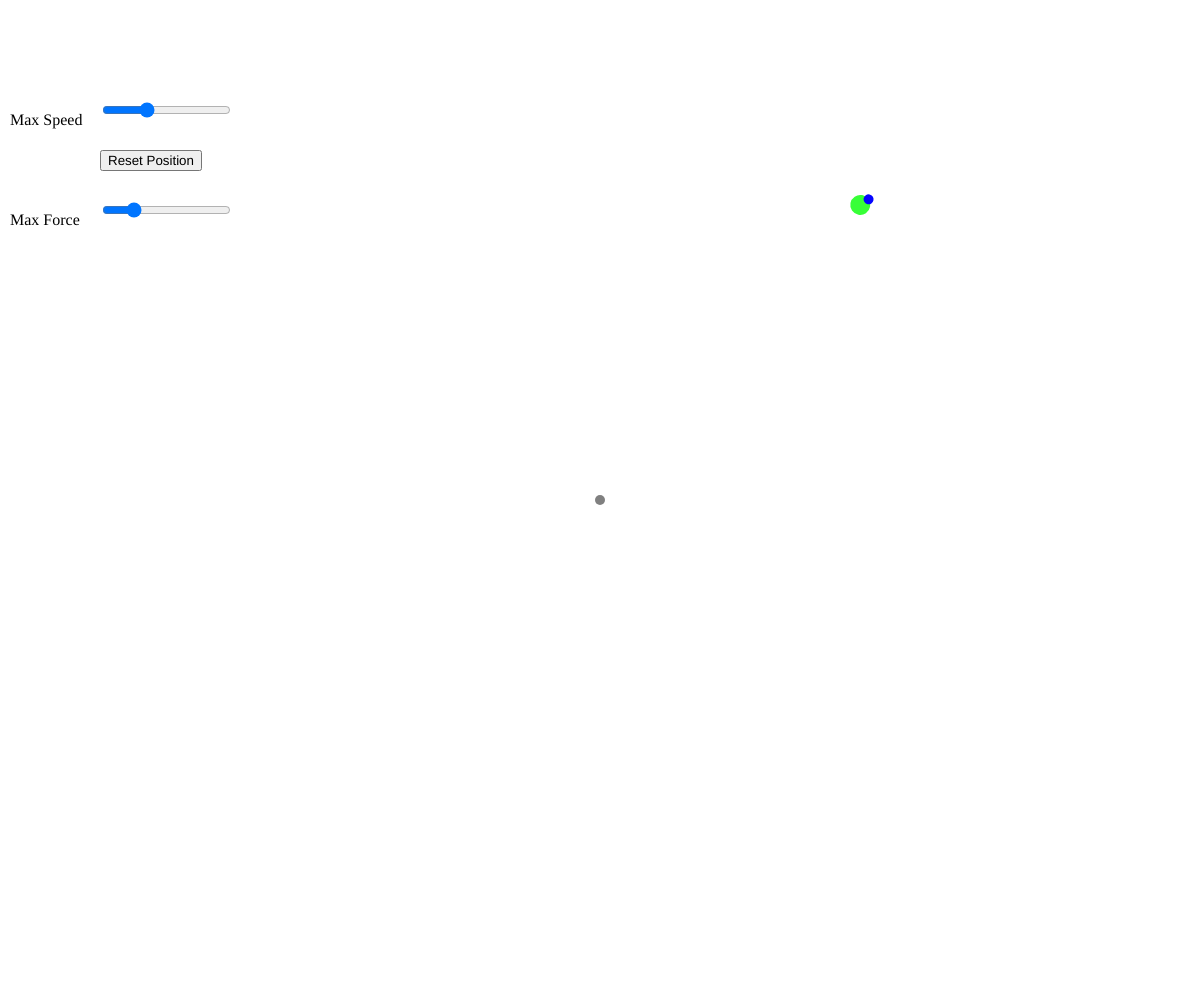
Frame 1 (no input)
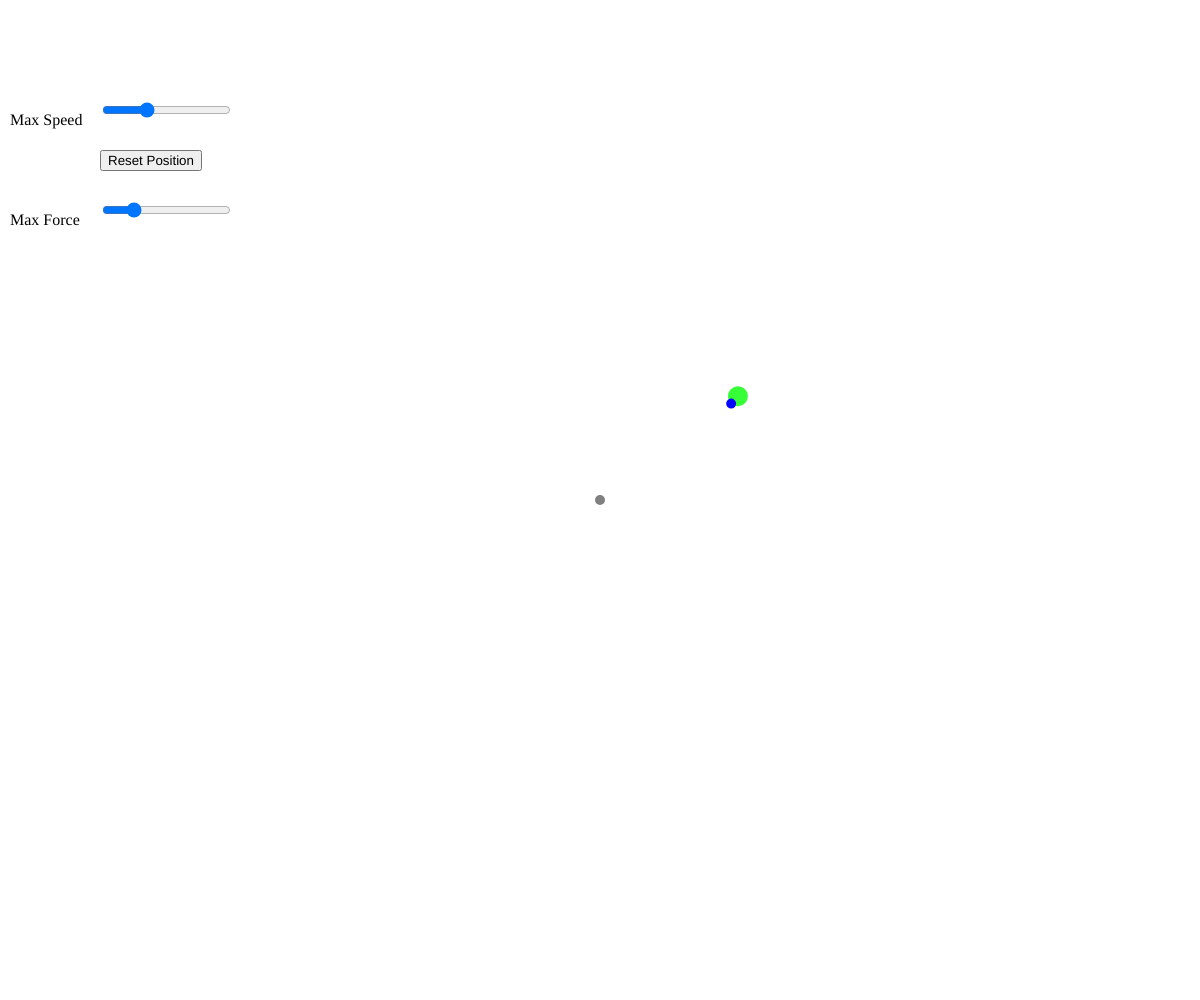
Frame 60 (no input)
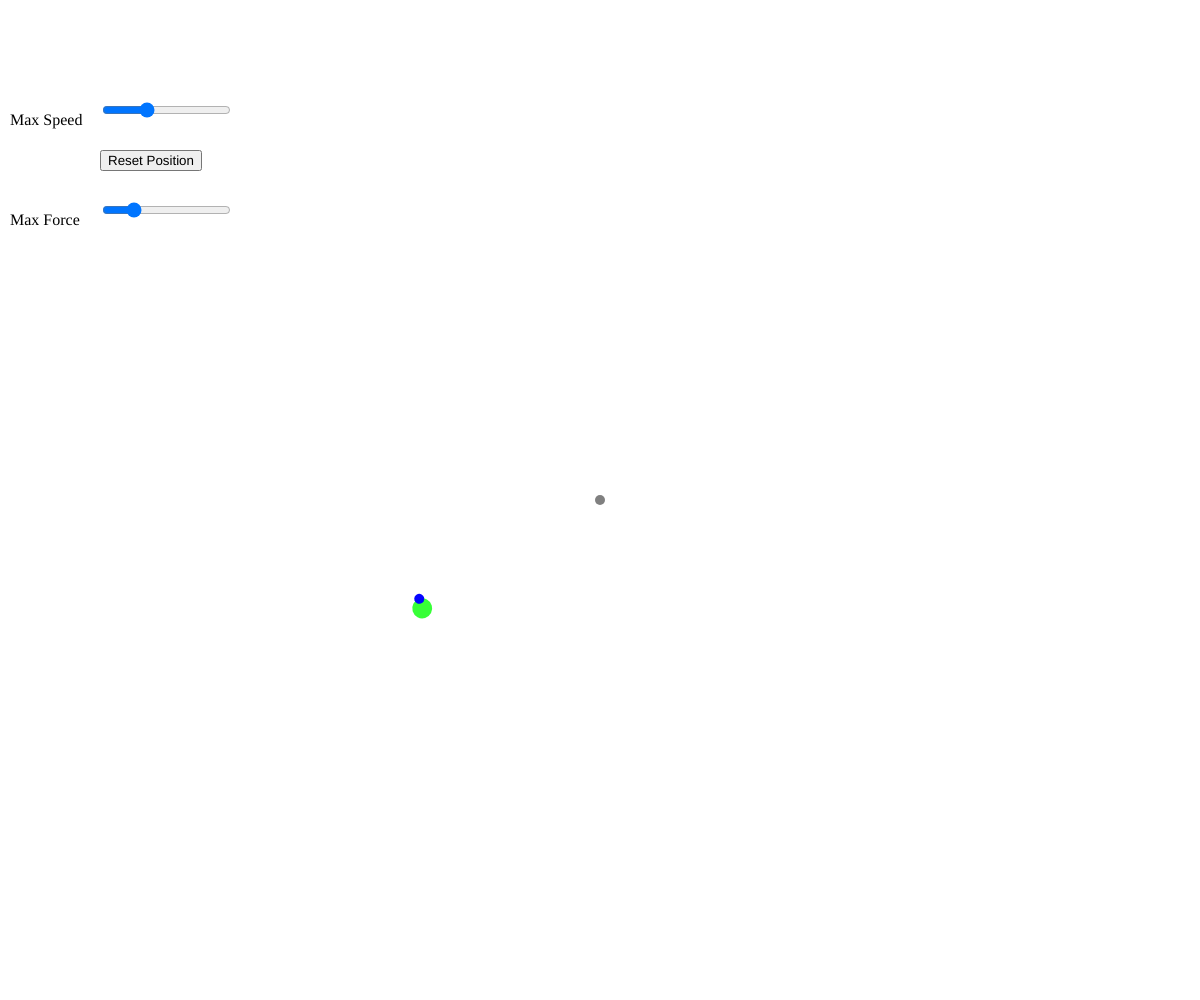
Frame 120 (the mouse pressed at the canvas centre since frame 60)

The p5.js sketch that drew these frames (run headless with seeded random() and noise() and a simulated clock; from frame 60 on, the mouse is pressed at the canvas centre):

// p5.js sketch
// ── sketch.js
class Vehicle{
  constructor(pos,target){
    this.target = target;

    this.pos = pos.copy();
    this.vel = p5.Vector.random2D().mult(random(1,5));
    this.acc = createVector(0,0);

    this.angle = 0;

    this.size = 20;

    this.maxSpeed = carMaxSpeedSlider.value();
    this.maxForce = carMaxForceSlider.value();
  }

  resetPosition(){
    this.pos = createVector(random(0,width),random(0,height));
  }

  applyForce(force){
    this.acc.add(force);
  }

  //寻找目标
  seek(){
    let desiredVel = p5.Vector.sub(this.target.getPos(),this.pos);
    // desiredVel = desiredVel.copy().normalize().mult(constrain(desiredVel.mag(),0,this.maxSpeed));//这里不用做限制，因为后面会限制力

    let steeringForce = p5.Vector.sub(desiredVel,this.vel);
    steeringForce = steeringForce.copy().normalize().mult(constrain(steeringForce.mag(),0,this.maxForce));

    this.applyForce(steeringForce);
  }

  update(){
    this.seek();
    //标准的欧拉积分
    this.vel.add(this.acc);
    this.vel = this.vel.copy().normalize().mult(constrain(this.vel.mag(),0,this.maxSpeed));
    this.pos.add(this.vel);
    this.acc.mult(0);

    this.angle = this.vel.heading();
  }

  display(){
    push();
      translate(this.pos.x,this.pos.y);
      rotate(this.angle);

      noStroke();
      fill(0,255,0,200);
      circle(0,0,this.size);

      if(p5.Vector.dist(this.pos,this.target.getPos()) > 2){
        noStroke();
        fill(0,0,255,250);
        circle(this.size/2,0,this.size/2);
      }
    pop();
  }
}

class Target{
  constructor(pos,size){
    this.pos = pos.copy();
    this.size = size;
  }

  getPos(){
    return this.pos.copy();
  }

  update(){

  }

  display(){
    noStroke();
    fill(128,128,128,255);
    circle(this.pos.x,this.pos.y,this.size);
  }
}

let car = null;
let target = null;

let carMaxSpeedSlider = null;
let carMaxForceSlider = null;

function setup() {
  createCanvas(windowWidth, windowHeight);

  let maxSpeedText = createP('Max Speed');
  maxSpeedText.position(10,100-5);
  carMaxSpeedSlider = createSlider(0.1,30,10,0.1);
  carMaxSpeedSlider.position(100,100);

  let maxForceText = createP('Max Force');
  maxForceText.position(10,200-5);
  carMaxForceSlider = createSlider(0.05,1,0.2,0.1);
  carMaxForceSlider.position(100,200);

  let button = createButton('Reset Position');
  button.position(100, 150);
  button.mousePressed(()=>{
    car.resetPosition();
  });


  target = new Target(createVector(width/2,height/2),10);
  car = new Vehicle(createVector(random(0,width),random(0,height)),target);
}

function draw() {
  background(255);

  car.maxSpeed = carMaxSpeedSlider.value();
  car.maxForce = carMaxForceSlider.value();
  
  target.update();
  target.display();

  car.update();
  car.display();
}
